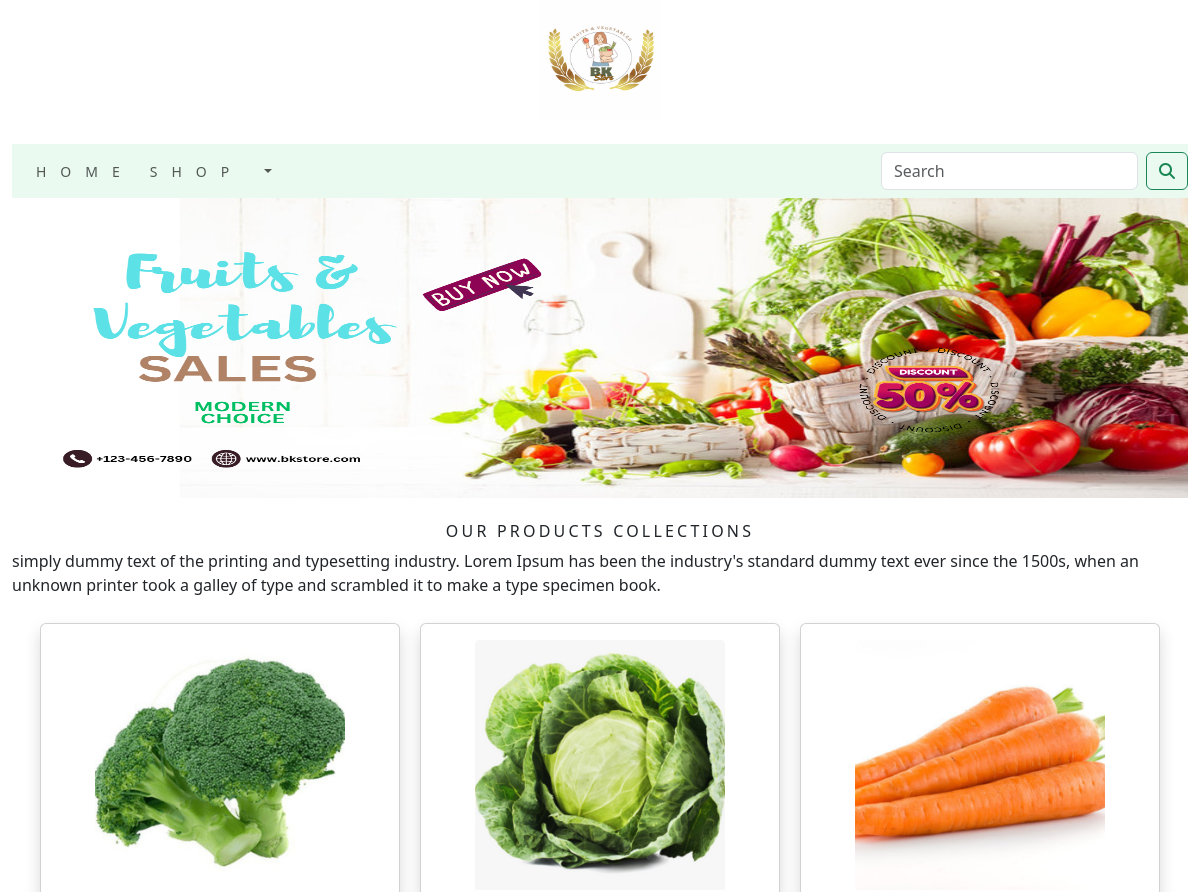
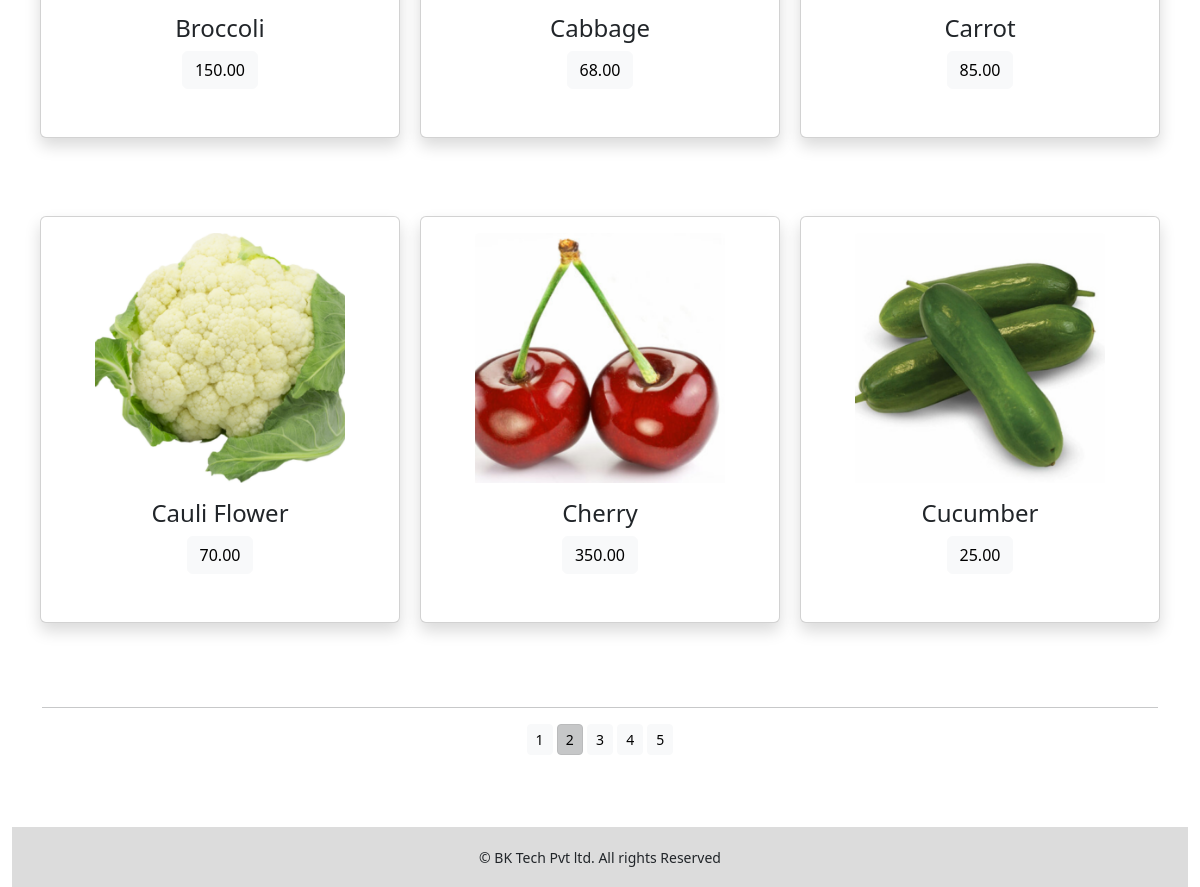
Screenshot of /?page=2 with the database file from the repository (2 pictures, top to bottom).
### shop/models.py (models this page shows, shortened)
class Product(models.Model):
    name = models.CharField(max_length=250,unique=True)
    slug = models.SlugField(max_length=250,unique=True)
    description = models.TextField(blank=True)
    price = models.DecimalField(max_digits=10,decimal_places=2)
    category = models.ForeignKey(Category,on_delete=models.CASCADE)
    image = models.ImageField(upload_to='product',blank=True)
    stock = models.IntegerField()
    available = models.BooleanField(default=True)
    created = models.DateTimeField(auto_now_add=True)
    updated = models.DateTimeField(auto_now=True)
    class Meta:
        ordering = ('name',)
        verbose_name = 'product'
        verbose_name_plural = 'products'
    def get_url(self):
        return reverse('shop:prodCatdetail',args=[self.category.slug,self.slug])

### shop/views.py (the view)
# urls.py: path('',views.allProdCat,name="allProdCat"),
def allProdCat(request,c_slug=None):
    c_page = None
    products_list = None
    if c_slug != None:
        c_page = get_object_or_404(Category,slug=c_slug)
        products_list = Product.objects.all().filter(category=c_page,available=True)
    else:
        products_list = Product.objects.all().filter(available=True)
    paginator = Paginator(products_list,6)
    try:
        page = int(request.GET.get('page','1'))
    except:
        page = 1
    try:
        products = paginator.page(page)
    except (EmptyPage,InvalidPage):
        products = paginator.page(paginator.num_pages)
    return render(request,"category.html",{'category':c_page,'products': products})

### cart/context_processors.py (called while the page is built)
def counter(request):
    item_count = 0
    if 'admin' in request.path:
        return {}
    else:
        try:
            cart = Cart.objects.filter(cart_id=_cart_id(request))
            cart_items = CartItem.objects.all().filter(cart=cart[:1])
            for cart_item in cart_items:
                item_count += cart_item.quantity
        except Cart.DoseNotExist:
            item_count = 0
    return dict(item_count=item_count)

### cart/views.py (called while the page is built)
def _cart_id(request):
    cart = request.session.session_key
    if not cart:
        cart = request.session.create()
    return cart

### shop/context_processors.py (called while the page is built)
def menu_links(request):
    links = Category.objects.all()
    return dict(links=links)

### shop/models.py (called while the page is built)
    def get_url(self):
        return reverse('shop:products_by_category',args=[self.slug])

### templates/category.html (shortened to what this page needs)
{% extends 'base.html' %}
{% load static %}
{% block content %}
    <div class="mx_auto">
    {% if category %}
        <img class="my_image" src="{{category.image.url}}" alt="{{category.name}}">
    </div>
    <br>
    <div>
        <h1 class="text-center my_title">{{category.name}}</h1>
        <p class="text-justify">{{category.description}}</p>
    </div>
    {% else %}
    <div>
      <center> <img class="my_image" src="{% static 'img/banner.png' %}" alt="our products" style="height:300px;"></center>
    </div>
    <br>
    <div>
        <h1 class="text-center my_title"> OUR PRODUCTS COLLECTIONS </h1>
        <p class="text-justify"> simply dummy text of the printing and typesetting industry. Lorem Ipsum has been the industry's standard dummy text ever since the 1500s, when an unknown printer took a galley of type and scrambled it to make a type specimen book.</p>
    </div>
    {% endif %}
    <div class="container">
        <div class="row mx_auto">
            {% for product in products.object_list %}
            <div class="my_bottom_margin col-9 col-sm-12 col-md-4 xol-lg-4" style="padding:10px;">
                <div class="card text-center shadow p-3 mb-5 bg-white rounded" style="min-width:18em;">
                    <a href ="{{product.get_url}}"><img class="card-img-top my_image" src="{{product.image.url}}" style="width:250px;height:250px;" alt="{{product.name}}"></a>
                        <div class="card-body">
                            <h4>{{product.name}}</h4>
                            <p class="btn btn-light">{{product.price}}</p>
                        </div>
                </div>
            </div>
            {% endfor %}
        </div>
        <div class="mx-auto">
            {% if products.paginator.num_pages > 1 %}
            <hr>
            <div class="text-center">
                {% for pg in products.paginator.page_range %}
                    <a href="?page={{pg}}" class="btn btn-light btn-sm {% if products.number == pg %} active {% endif %}">{{pg}}</a>
                {% endfor %}
            </div>
            {% endif %}
        </div>
        <br>
    </div>
{% endblock %}

### static/css/custom.css (style rules this page uses)
.my_image { width : 100%; height : auto; }
.my_title { font-size : 16px; text-transform:uppercase; letter-spacing : 0.20em; }
.my_bottom_margin { margin-bottom : 10px; }

### rows the page displays
Product: image (picture), name "Broccoli", price "150.00"
Product: image (picture), name "Cabbage", price "68.00"
Product: image (picture), name "Carrot", price "85.00"
Product: image (picture), name "Cauli Flower", price "70.00"
Product: image (picture), name "Cherry", price "350.00"
Product: image (picture), name "Cucumber", price "25.00"

### other values shown
{{ pg }} "1" "2" "3" "4" "5"
